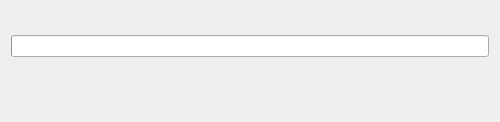
<ui version="4.0" >
 <class>PkAddRmTransaction</class>
 <widget class="QWidget" name="PkAddRmTransaction" >
  <property name="windowModality" >
   <enum>Qt::ApplicationModal</enum>
  </property>
  <property name="geometry" >
   <rect>
    <x>0</x>
    <y>0</y>
    <width>500</width>
    <height>122</height>
   </rect>
  </property>
  <property name="windowTitle" >
   <string>KPackageKit - Transaction</string>
  </property>
  <property name="locale" >
   <locale country="UnitedStates" language="English" />
  </property>
  <layout class="QGridLayout" name="gridLayout" >
   <item row="0" column="0" colspan="2" >
    <widget class="QLabel" name="currentL" >
     <property name="font" >
      <font>
       <pointsize>12</pointsize>
       <weight>75</weight>
       <bold>true</bold>
      </font>
     </property>
     <property name="locale" >
      <locale country="UnitedStates" language="English" />
     </property>
     <property name="text" >
      <string/>
     </property>
     <property name="alignment" >
      <set>Qt::AlignCenter</set>
     </property>
    </widget>
   </item>
   <item row="1" column="0" colspan="2" >
    <widget class="QProgressBar" name="progressBar" >
     <property name="locale" >
      <locale country="UnitedStates" language="English" />
     </property>
    </widget>
   </item>
   <item row="2" column="0" colspan="2" >
    <widget class="QLabel" name="descriptionL" >
     <property name="font" >
      <font>
       <weight>75</weight>
       <bold>true</bold>
      </font>
     </property>
     <property name="text" >
      <string/>
     </property>
    </widget>
   </item>
   <item row="3" column="0" >
    <widget class="QLabel" name="packageL" >
     <property name="text" >
      <string/>
     </property>
    </widget>
   </item>
   <item row="3" column="1" >
    <widget class="QLabel" name="timeL" >
     <property name="text" >
      <string/>
     </property>
    </widget>
   </item>
   <item row="4" column="0" colspan="2" >
    <spacer name="verticalSpacer" >
     <property name="orientation" >
      <enum>Qt::Vertical</enum>
     </property>
     <property name="sizeHint" stdset="0" >
      <size>
       <width>20</width>
       <height>40</height>
      </size>
     </property>
    </spacer>
   </item>
  </layout>
 </widget>
 <resources/>
 <connections/>
</ui>
